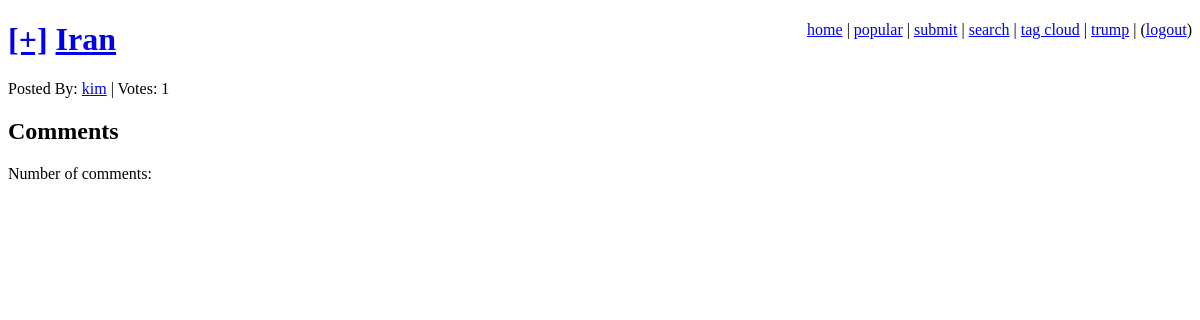
The app's page /bookmark/15/ (signed in), older data.
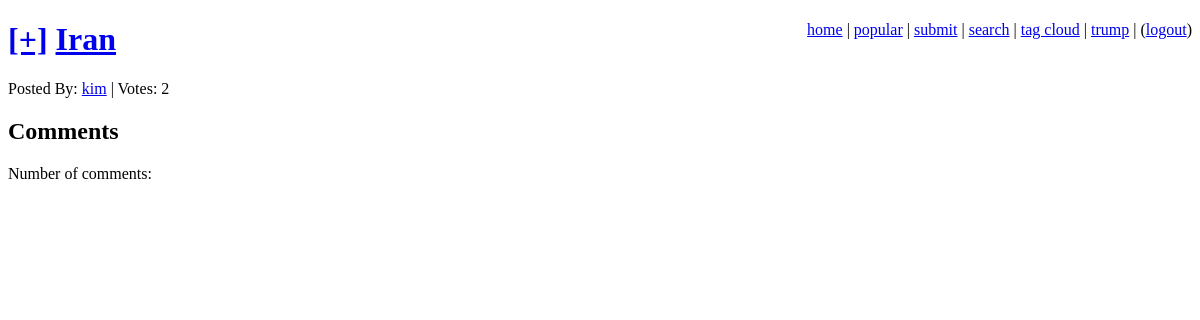
The same page, newer data.
### bookmarks/models.py (models this page shows, shortened)
class SharedBookmark(models.Model):
    bookmark = models.ForeignKey(Bookmark, unique=True)
    date = models.DateTimeField(auto_now_add=True)
    votes = models.IntegerField(default=1)
    users_voted = models.ManyToManyField(User)

class Bookmark(models.Model):
    title = models.CharField(max_length=200)
    user = models.ForeignKey(User)
    link = models.ForeignKey(Link)

### bookmarks/views.py (the view)
# urls.py: url(r'^bookmark/(\d+)/$', bookmarks_page, name='bookmarks_page'),
def bookmarks_page(request, bookmark_id):
    shared_bookmark = get_object_or_404(
        SharedBookmark,
        id=bookmark_id
    )
    context = {'shared_bookmark': shared_bookmark}
    return render(request, 'bookmark_page.djhtml', context)

### bookmarks/templates/bookmark_page.djhtml (shortened to what this page needs)
{% extends "base.djhtml" %}
{% load comments %}
{% block head %}
    <a href="/vote/?id={{ shared_bookmark.id }}"
       class="vote">[+]</a>
    <a href="{{ shared_bookmark.bookmark.link.url }}"
       class="title">
	{{ shared_bookmark.bookmark.title|escape }}</a>
{% endblock %}
{% block content %}
    Posted By:
    <a href="/user/{{ shared_bookmark.bookmark.user.username }}/"
       class="username">
	{{ shared_bookmark.bookmark.user.username }}</a> |
    <span class="vote-count">Votes: {{ shared_bookmark.votes }}</span>
    <h2>Comments</h2>
    {% get_comment_count for bookmarks.sharedbookmark shared_bookmark.id as comment_count%}
    {% get_comment_list for bookmarks.sharedbookmark shared_bookmark.id as comment_list%}
    <p>Number of comments: {{ comment_count }}</p>
{% endblock %}

Row changes from the older to the newer data that the page shows:
changed SharedBookmark "Iran": votes "1" → "2"
